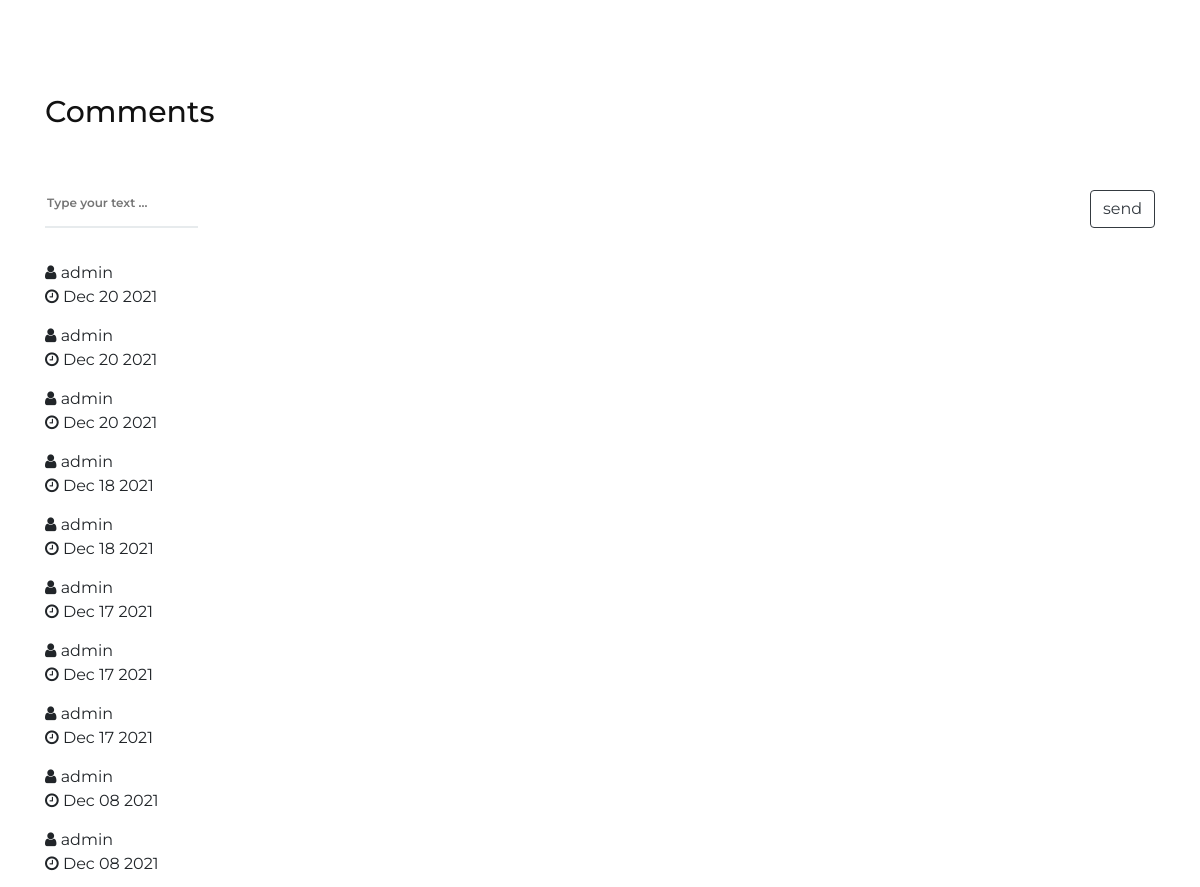
The app's page /product/1 (signed in, middle part), older data.
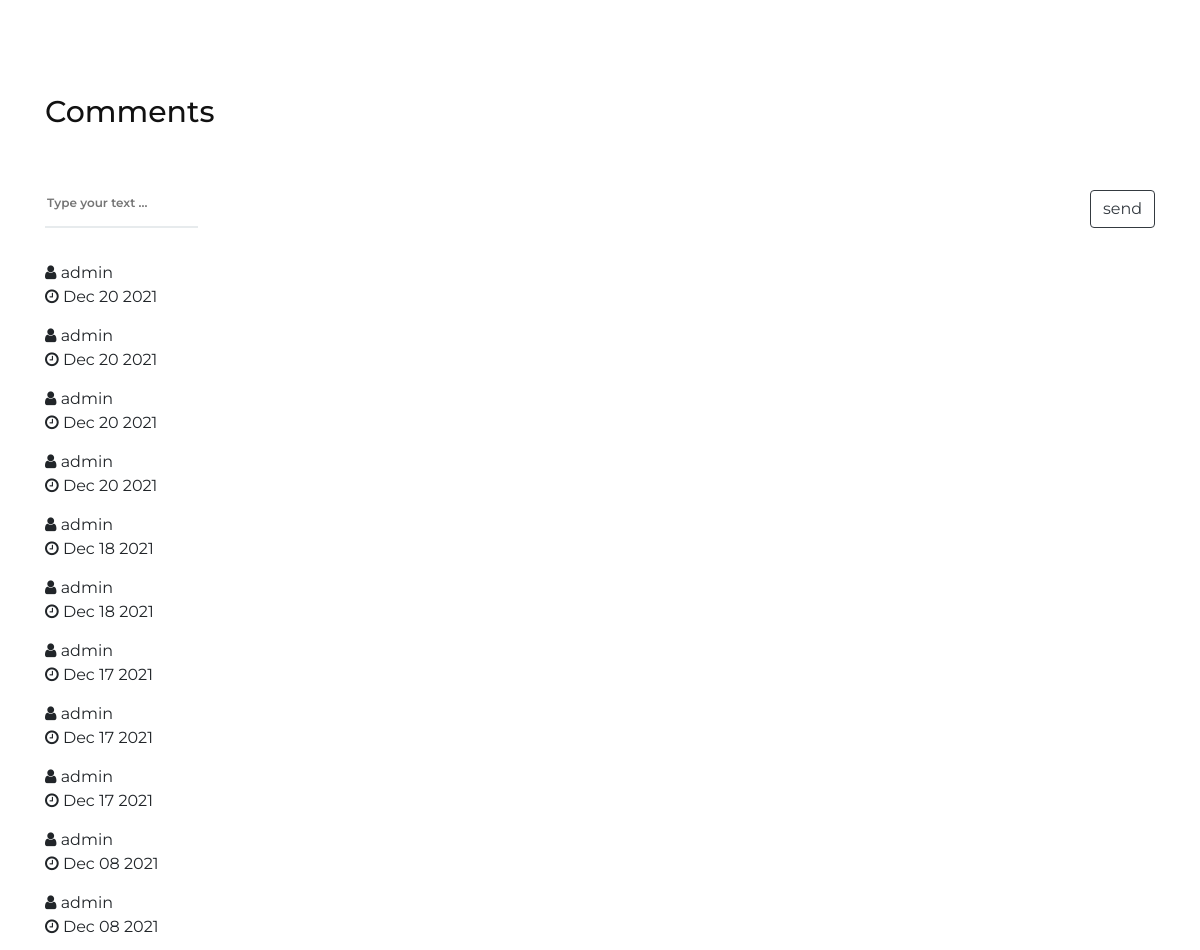
The same page, newer data.
### apps/models.py (models this page shows, shortened)
class Comment(db.Model):
    id = db.Column(db.Integer, primary_key=True)
    date_posted = db.Column(db.DateTime, nullable=False, default=datetime.utcnow)
    content = db.Column(db.Text, nullable=False)
    user_id = db.Column(db.Integer, db.ForeignKey('user.id'), nullable=False)
    product_id = db.Column(db.Integer, db.ForeignKey('product.id'), nullable=False)

class User(db.Model, UserMixin):
    id = db.Column(db.Integer, primary_key=True)
    username = db.Column(db.String(20), unique=True, nullable=False)
    email = db.Column(db.String(120), unique=True, nullable=False)
    password = db.Column(db.String(60), nullable=False)
    birthday = db.Column(db.Date, nullable = True)
    user_type = db.Column(db.Integer, nullable=False)
    gender = db.Column(db.String(10), nullable = False)
    comments = db.relationship('Comment', backref='author', lazy=True)

### apps/routes.py (the view, shortened to what this page needs)
@app.route('/product/<int:product_id>', methods=['POST', 'GET'])
def product(product_id):
    product = Product.query.get_or_404(product_id)
    if product:
        app.logger.info("Successfully query %s", product.title)
    else:
        app.logger.warning("Query %s failed", product.title)
    comments = Comment.query.filter_by(product=product).order_by(Comment.date_posted.desc())
    if comments:
        app.logger.info("Successfully query")
    else:
        app.logger.warning("Query failed")
    product_typeid = product.category_id
    category_item = Product.query.filter_by(category_id=product_typeid).all()
    random_itemid = random.sample(category_item, 4)
    if 'content_error' in session:
        app.logger.warning("content error ")
        content_error = session['content_error']
    else:
        content_error = None
    return render_template('product.html', title='Product', product=product, random_itemid=random_itemid,
                           comments=comments, content_error=content_error)

### apps/models.py (called while the page is built)
@login_manager.user_loader
def load_user(user_id):
    return User.query.get(int(user_id))

### templates/product.html (shortened to what this page needs)
{% extends "layout.html" %}
{% block content %}
    <section class="related-product spad">
        <div class="container">
            <div class="row">
                <div class="col-lg-12 text-left">
                    <div class="section-title">
                        <h3>Comments</h3>
                    </div>
                </div>
            </div>
            <div class="row">
                <div class="col-lg-11">
                    <form class="contact-form" id="comment_form" action="{{ url_for('new_comment', product_id = product.id) }}">
                        <label>
                            <input type="text" placeholder="Type your text ..." name="content">
                        </label>
                    </form>
                </div>
                <div class="col-lg-1">
                    <p class="">
                        <input type="submit" form="comment_form" value="send" class="btn btn-outline-light btn-outline-dark" ></p>
                </div>
            </div>
            {% if current_user.is_authenticated %}
            {% if comments%}
                {% for comment in comments %}
                    <article class="row">
                        <div class="col-md-12 col-sm-12">
                            <div class="panel panel-default arrow left">
                                <div class="panel-body">
                                    <header class="text-left">
                                        <div class="comment-user"><i class="fa fa-user"></i> {{ comment.author.username }} </div>
                                        <time class="comment-date" datetime="16-12-2014 01:05"><i class="fa fa-clock-o"></i> {{ comment.date_posted.strftime('%b %d %Y') }} </time>
                                    </header>
                                </div>
                            </div>
                        </div>
                    </article>
                {% endfor %}
            {% endif %}
                {% else %}
                <div class="row">
                    <p> You have to <a href="{{ url_for('login') }}" class="btn-outline-dark"> <b>Login</b></a> or <a href="{{ url_for('register') }}" class="btn-outline-dark"> <b>Register</b></a> to see and reply comments</p>
                </div>
                {% endif %}
        </div>
    </section>
{% endblock content %}

Row changes from the older to the newer data that the page shows:
added Comment: author.username "admin", date_posted "Dec 20 2021"
